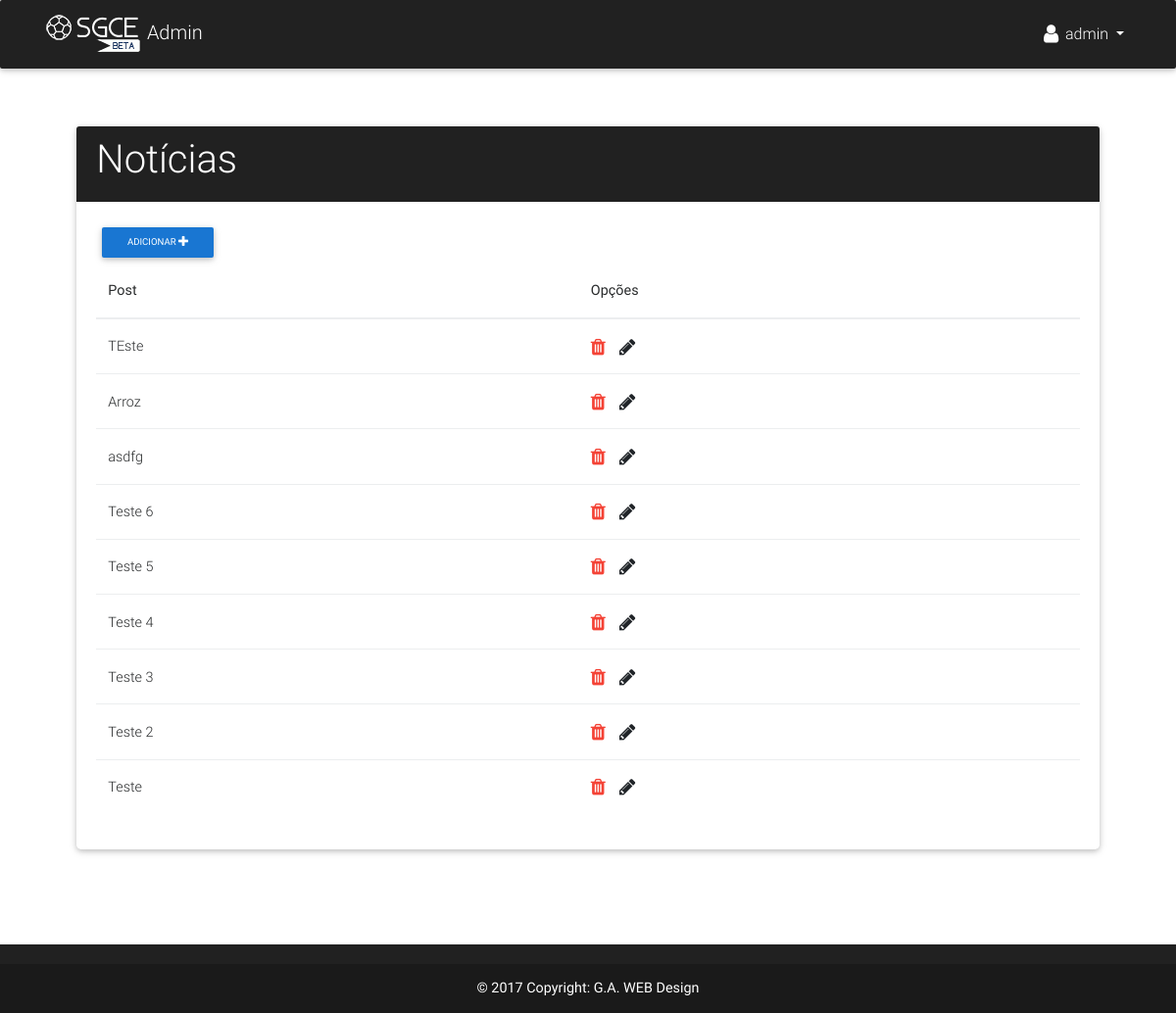
Page /manager/post/listar/ (signed in) on the earlier database version.
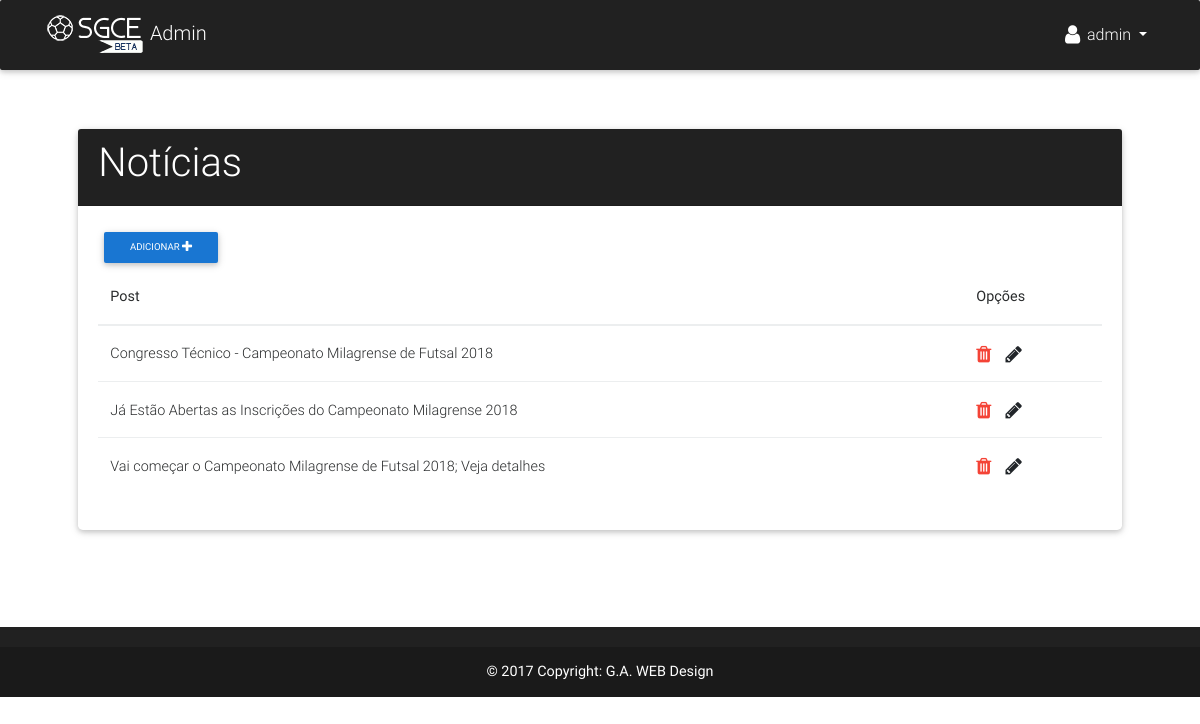
Same page on the later database version.
### app/models.py (models this page shows)
class Post(models.Model):
    titulo = models.CharField('Titulo', max_length=200)
    conteudo = models.TextField('Conteudo')
    imagem = models.ImageField('Imagem', upload_to='imgPosts/', null=True)
    created_date = models.DateTimeField('Data de criação', default=timezone.now)
    def __str__(self):
        return self.titulo

### app/views.py (the view)
# urls.py: url(r'^manager/post/listar/$', post_list, name='post_list'),
@login_required(login_url='/manager/login/')
def post_list(request):
    posts = Post.objects.all().order_by('-created_date')
    return render(request, 'manager/read/listar_posts.html', {'posts':posts})

### app/templates/manager/read/listar_posts.html (shortened to what this page needs)
{% extends 'manager/base.html' %}
{% block content %}
<br><br>
<div class="row" style="padding: 3%;">
  <div class="col-lg-12">
    <div class="row justify-content-center">
      <div class="col-lg-12">
        <div class="card">
          <div class="card-header elegant-color-dark white-text">
            <h1 class="h1-responsive">Notícias</h1>
          </div>
          <div class="card-body">
            <a href="{% url 'post_create'%}" class="pull-left black-text mr-5 btn btn-blue btn-sm">
                Adicionar
                <span class="fa fa-plus fa-lg white-text"></span>
            </a>
            <div class="table-responsive">
                <table class="table">
                    <thead>
                        <th>Post</th>
                        <th>Opções</th>
                    </thead>
                    <tbody>
                        {% for post in posts %}
                        <tr>
                            <td>{{post}}</td>
                            <td>
                                <a href="{% url 'post_remove' pk=post.pk %}">
                                    <span class="fa fa-trash fa-lg red-text"></span>
                                </a>
                                <a href="{% url 'post_edit' pk=post.pk %}">
                                    <span class="fa fa-pencil fa-lg"></span>
                                </a>
                            </td>
                        </tr>
                        {% endfor %}
                    </tbody>
                </table>
            </div>
          </div>
        </div>
      </div>
    </div>
  </div>
</div>
{% endblock %}

Differences in the rows shown:
removed Post: titulo "TEste"
removed Post: titulo "Arroz"
removed Post: titulo "asdfg"
removed Post: titulo "Teste 6"
removed Post: titulo "Teste 5"
removed Post: titulo "Teste 4"
removed Post: titulo "Teste 3"
removed Post: titulo "Teste 2"
removed Post: titulo "Teste"
added Post: titulo "Congresso Técnico - Campeonato Milagrense de Futsal 2018"
added Post: titulo "Já Estão Abertas as Inscrições do Campeonato Milagrense 2018"
added Post: titulo "Vai começar o Campeonato Milagrense de Futsal 2018; Veja detalhes"
